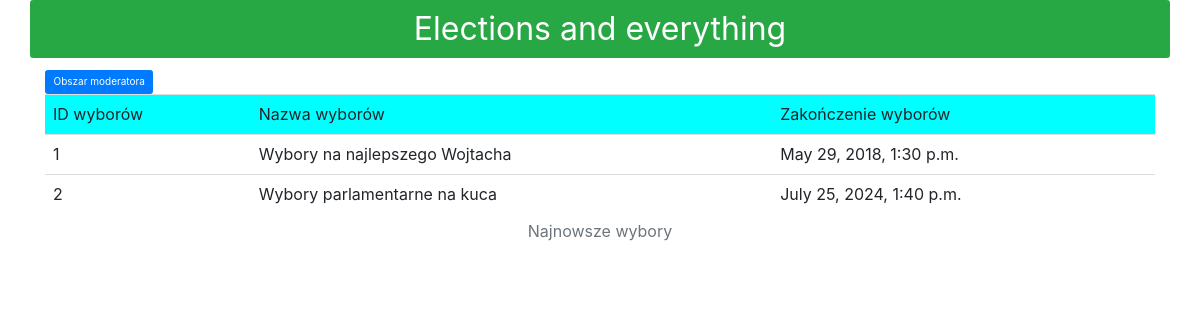
/, run on an earlier commit of the app's database.
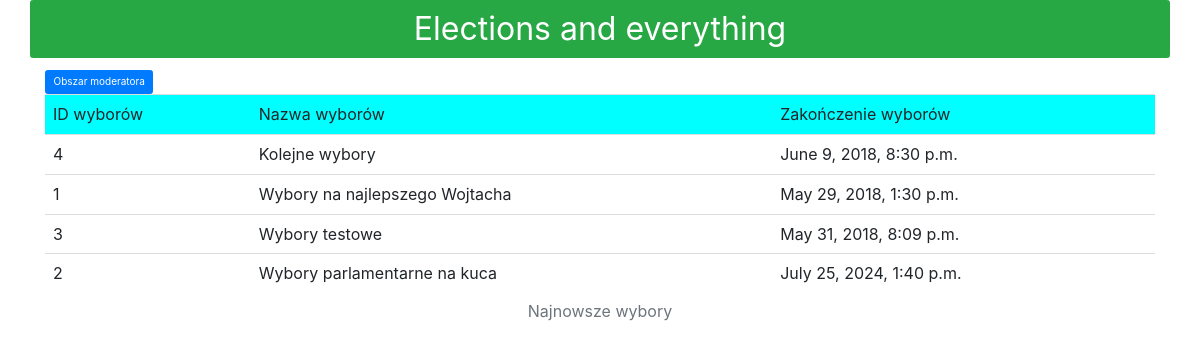
And on a later commit of the database.
### mysite/models.py (models this page shows, shortened)
class wybory(models.Model):
    ID_WYBOROW = models.AutoField(primary_key=True)
    nazwaWyborow = models.CharField(max_length=100)
    maxLiczbaKandydatowDoPoparcia = models.PositiveIntegerField()
    dataRozpoczecia = models.DateTimeField()
    dataZakonczenia = models.DateTimeField()
    class Meta:
        ordering = ["ID_WYBOROW"]
        db_table = "Wybory"
        verbose_name = "Wybory"
        verbose_name_plural = "Wybory"

### mysite/views.py (the view, shortened to what this page needs)
# urls.py: path('', views.home_view, name='Home'),
def home_view(request):
    username = ''
    template = loader.get_template("home.html")
    all_elections = wybory.objects.order_by('-dataRozpoczecia')[:5]
    context = {
        'username': username,
        'all_elections': all_elections
    }
    return HttpResponse(template.render(context, request))

### mysite/templates/home.html (shortened to what this page needs)
{% extends "base.html" %}
{% load bootstrap3 %}
{% block content %}
{% bootstrap_button "Obszar użytkownika" href='login/user'  %} <br/><br/>
    {% bootstrap_button "Obszar moderatora" href='login/mod' button_type="link" button_class="btn-primary" %}
{% if all_elections %}
    <table class="table" align="center">
    <caption class="text-center">Najnowsze wybory</caption>
    <tr bgcolor="#00ffff">
    <td>
        ID wyborów
    </td>
    <td>
        Nazwa wyborów
    </td>
    <td>
        Zakończenie wyborów
    </td>
    </tr>
    {%for election in all_elections %}
    <tr>
        <td>
           {{ election.ID_WYBOROW }}
        </td>
        <td>
            {{ election.nazwaWyborow }}
        </td>
        <td>
            {{ election.dataZakonczenia }}
        </td>
    </tr>
    {% endfor %}
    </table>
    <br/>
{% else %}
    <br/><br/>
    <div class="alert alert-danger">
    <strong>Brak wyborów</strong>
    </div>
{% endif %}
{% endblock %}

What changed in the data, as far as the page shows it:
added wybory: ID_WYBOROW "4", nazwaWyborow "Kolejne wybory", dataZakonczenia "June 9, 2018, 8:30 p.m."
added wybory: ID_WYBOROW "3", nazwaWyborow "Wybory testowe", dataZakonczenia "May 31, 2018, 8:09 p.m."
